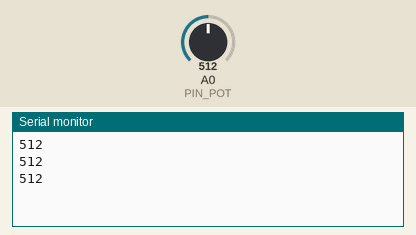
The sketch below on a simulated Arduino Uno, built with avr-gcc and run on an emulated ATmega328P. Parts: the last lines printed to the serial monitor. The inputs (shaded band) are chosen by the test bench; at power-on: A0 (PIN_POT) = 512.

Above: at 1.3 s.
1.4 s: A0 (PIN_POT) set to 716
At 1.9 s:
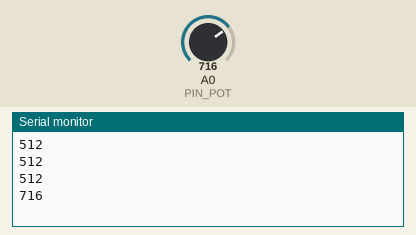
2.9 s: A0 (PIN_POT) set to 900
At 3.4 s:
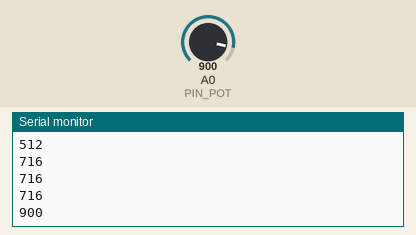
Timing chart, 0 to 5.9 s (numbered marks = the images above; inputs shaded):
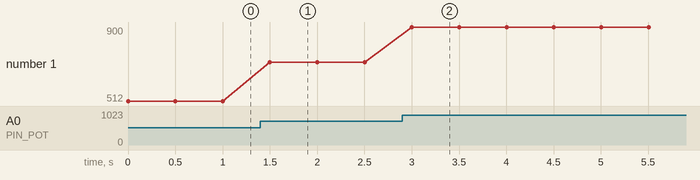

Measured:
- after the input at 1.4 s, the serial monitor: prints a new line after 0.10 s (image 1)
- after the input at 2.9 s, the serial monitor: prints a new line after 0.10 s (image 2)
- plotted number 1: 512 → 716 after the input at 1.4 s, 716 → 900 after the input at 2.9 s

The sketch:

Arduino_ADC.ino
```cpp
const int PIN_POT = A0;

void setup() {
  Serial.begin(9600);
}

void loop() {
  int adc = analogRead(PIN_POT);
  Serial.println(adc);
  delay(500);
}
```
